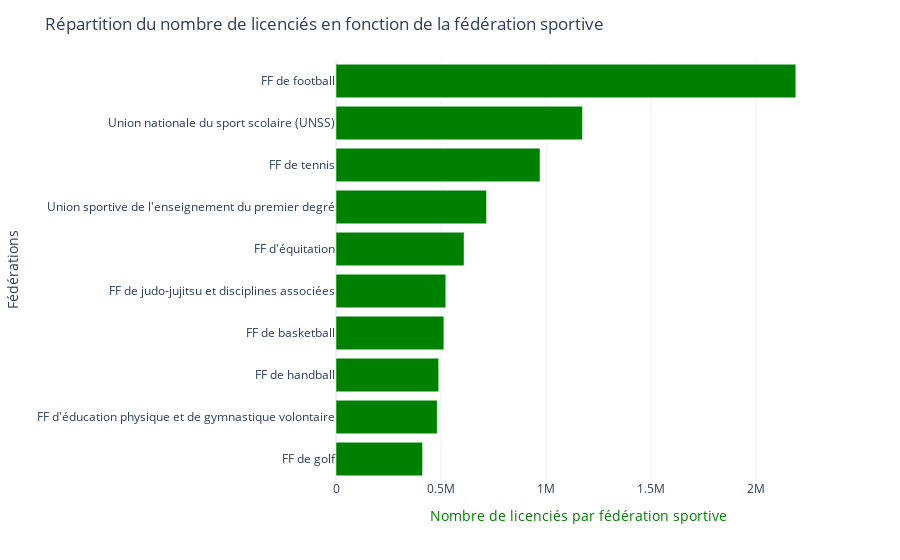

Notebook source saved alongside this figure:
### Markdown cell above
Encore une fois sans surprise, on observe que le classement des sports par nombre d'infrastructures comporte de nombreuses similitudes avec le classement des sports par nombre de licenciés (avec des sports communs comme le football, l'équitation, le tennis, le handball ou encore le basketball).

### Code cell
# Diagramme en bâtons dynamique (2)
fig = px.bar(df2.sort_values('Licenciés', ascending=False).head(10).sort_values('Licenciés', ascending=True), orientation='h', x='Licenciés',
             y='Fédérations', color_discrete_sequence=["green"], template="plotly_white") # Construction du diagrammes en bâtons (couleur rouge et orientation horizontale)

fig.update_layout(
    title='Répartition du nombre de licenciés en fonction de la fédération sportive', # Titre du graphe
    xaxis_title='Nombre de licenciés par fédération sportive') # Nom de l'axe des abscisses
fig.update_xaxes(title_font=dict(color='green')) # Titre de l'axe en vert

### Figure 1 — Plotly figure (JSON) as saved in the notebook; plotly's stock layout.template omitted (floating-point values rounded to 4 significant figures)
{"data": [{"alignmentgroup": "True", "hovertemplate": "Licenciés=%{x}<br>Fédérations=%{y}<extra></extra>", "legendgroup": "", "marker": {"color": "green", "pattern": {"shape": ""}}, "name": "", "offsetgroup": "", "orientation": "h", "showlegend": false, "textposition": "auto", "type": "bar", "x": [411976, 481979, 488799, 513467, 522510, 609701, 716302, 971042, 1173049, 2188615], "xaxis": "x", "y": ["FF de golf", "FF d'éducation physique et de gymnastique volontaire", "FF de handball", "FF de basketball", "FF de judo-jujitsu et disciplines associées", "FF d'équitation", "Union sportive de l'enseignement du premier degré", "FF de tennis", "Union nationale du sport scolaire (UNSS)", "FF de football"], "yaxis": "y"}], "layout": {"autosize": true, "barmode": "relative", "legend": {"tracegroupgap": 0}, "margin": {"t": 60}, "title": {"text": "Répartition du nombre de licenciés en fonction de la fédération sportive"}, "xaxis": {"anchor": "y", "autorange": true, "domain": [0, 1], "range": [0, 2304000.0], "title": {"font": {"color": "green"}, "text": "Nombre de licenciés par fédération sportive"}, "type": "linear"}, "yaxis": {"anchor": "x", "autorange": true, "domain": [0, 1], "range": [-0.5, 9.5], "title": {"text": "Fédérations"}, "type": "category"}}}
